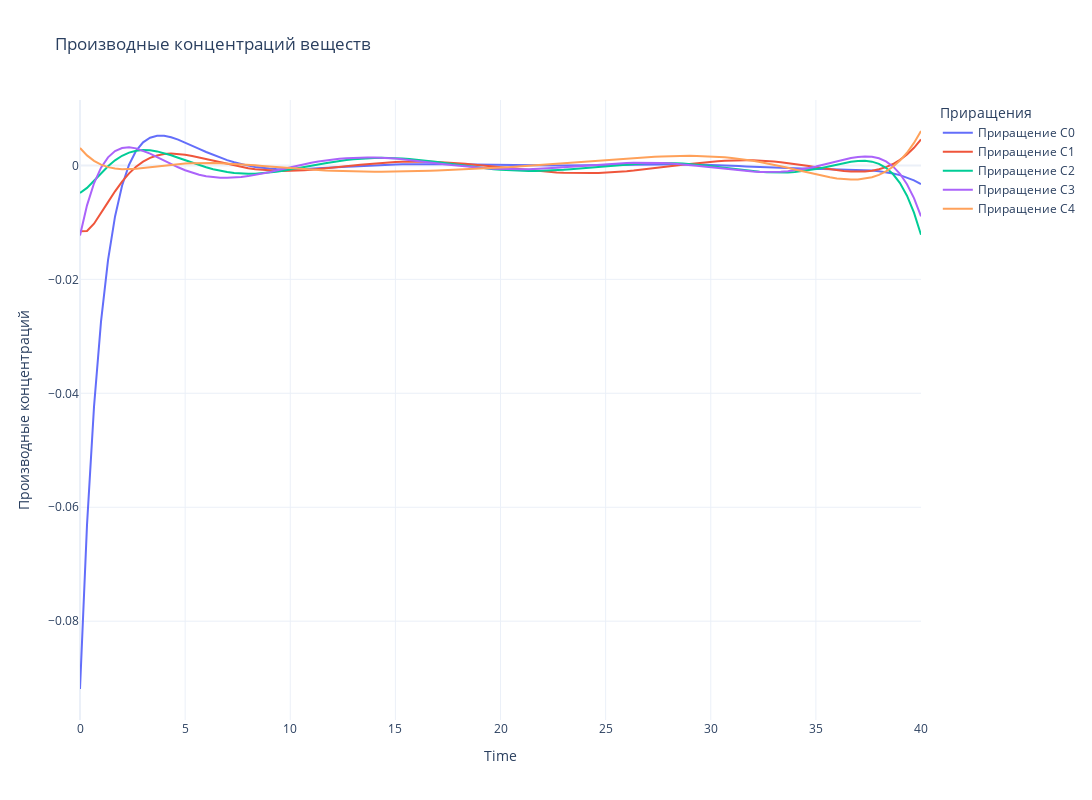

Write notebook code for a chart like this one.
### Markdown cell above
### Визуализация в plotly

### Code cell
fig = go.Figure()

# Добавляем линии для каждого вещества
for i in range(N_SUBSTANCE):
    fig.add_trace(go.Scatter(
        x=tsteps, 
        y=dCdt_TRUE[i] - dCdt_predict[i], 
        mode='lines', 
        name=f'Приращение C{i}'
    ))

# Настройки графика
fig.update_layout(
    title='Производные концентраций веществ',
    xaxis_title='Time',
    yaxis_title='Производные концентраций',
    legend_title='Приращения',
    template='plotly_white',
    width=1400,  # Ширина холста
    height=800   # Высота холста
)

fig.show()
